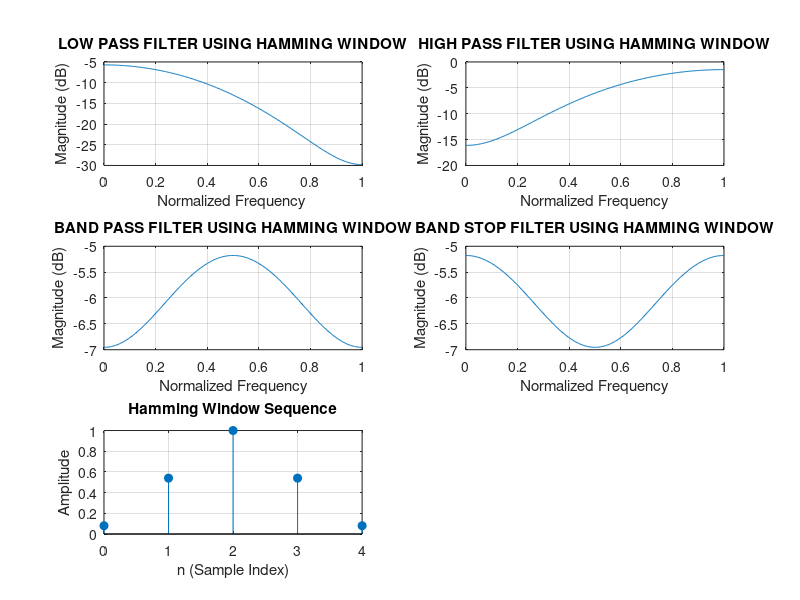

This chart was generated by the following MATLAB code:
%{

HANNING WINDOW

%}



clc;

clf;

clear;

close all;



wc1 = 0.25 * pi;  

wc2 = 0.75 * pi; 

wc = 0.5 * pi;

N = input('Enter the value of N: '); 

alpha = (N - 1) / 2;  

eps = 0.001; 

n = 0 : N-1;  



% Ideal impulse responses

% Low-pass Filter

hd_lowpass = (sin(wc1*(n - alpha + eps))) ./ (pi * (n - alpha + eps)); 



% High pass Filter

hd_highpass= (sin(pi*(n - alpha + eps)) - sin(wc*(n - alpha + eps)))./(pi*(n-alpha+eps));



% Band-pass Filter

hd_bandpass = (sin(wc2*(n - alpha + eps)) - sin(wc1*(n - alpha + eps))) ./ (pi * (n - alpha + eps));



% Band-Reject Filter

hd_bandstop= (sin(wc2*(n - alpha + eps)) - sin(wc1*(n - alpha + eps) +sin(pi*(n-alpha+eps)))) ./ (pi * (n - alpha + eps));



% Window Functions

wr_hamming = hamming(N);  % Hamming window



% Apply Window Functions to the Ideal Impulse Responses

hn_lowpass = hd_lowpass .* wr_hamming'; 

hn_highpass = hd_highpass .* wr_hamming'; 

hn_bandpass = hd_bandpass .* wr_hamming'; 

hn_bandstop = hd_bandstop .* wr_hamming'; 



% FREQUENCY RESPONSE for each filter

w = 0 : 0.01 : pi;  

h_lowpass = freqz(hn_lowpass, 1, w);  

h_highpass = freqz(hn_highpass, 1, w);  

h_bandpass = freqz(hn_bandpass, 1, w);  

h_bandstop = freqz(hn_bandstop, 1, w);  



% PLOTTING THE OUTPUTS

figure;



% LOW-PASS FILTER PLOT

subplot(3, 2, 1);

plot(w/pi, 20*log10(abs(h_lowpass)));  

title('LOW PASS FILTER USING HAMMING WINDOW');

xlabel('Normalized Frequency ');

ylabel('Magnitude (dB)');

grid on;



% HIGH-PASS FILTER PLOT

subplot(3, 2, 2);

plot(w/pi, 20*log10(abs(h_highpass)));  

title('HIGH PASS FILTER USING HAMMING WINDOW');

xlabel('Normalized Frequency');

ylabel('Magnitude (dB)');

grid on;



% BAND-PASS FILTER PLOT

subplot(3, 2, 3);

plot(w/pi, 20*log10(abs(h_bandpass)));  

title('BAND PASS FILTER USING HAMMING WINDOW');

xlabel('Normalized Frequency');

ylabel('Magnitude (dB)');

grid on;



% BAND-STOP FILTER PLOT

subplot(3, 2, 4);

plot(w/pi, 20*log10(abs(h_bandstop)));  

title('BAND STOP FILTER USING HAMMING WINDOW');

xlabel('Normalized Frequency');

ylabel('Magnitude (dB)');

grid on;



subplot(3, 2, 5);

stem(n, wr_hamming, 'filled');

title('Hamming Window Sequence');

xlabel('n (Sample Index)');

ylabel('Amplitude');

grid on;
